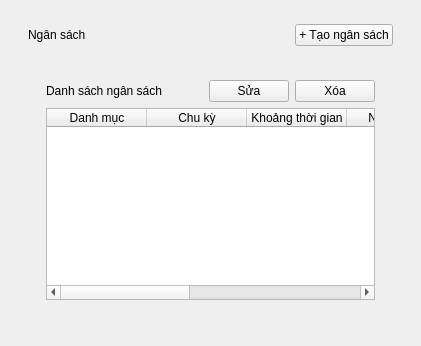
<?xml version="1.0" encoding="utf-8"?>
<ui version="4.0">
 <class>BudgetPage</class>
 <widget class="QWidget" name="BudgetPage">
  <layout class="QVBoxLayout" name="rootLayout">
   <property name="spacing">
    <number>16</number>
   </property>
   <property name="leftMargin">
    <number>28</number>
   </property>
   <property name="topMargin">
    <number>24</number>
   </property>
   <property name="rightMargin">
    <number>28</number>
   </property>
   <property name="bottomMargin">
    <number>28</number>
   </property>
   <item>
    <layout class="QHBoxLayout" name="headerLayout">
     <item>
      <widget class="QLabel" name="pageTitle">
       <property name="text">
        <string>Ngân sách</string>
       </property>
      </widget>
     </item>
     <item>
      <spacer name="headerSpacer">
       <property name="orientation">
        <enum>Qt::Horizontal</enum>
       </property>
       <property name="sizeHint">
        <size>
         <width>40</width>
         <height>20</height>
        </size>
       </property>
      </spacer>
     </item>
     <item>
      <widget class="QPushButton" name="addButton">
       <property name="text">
        <string>+ Tạo ngân sách</string>
       </property>
      </widget>
     </item>
    </layout>
   </item>
   <item>
    <widget class="QFrame" name="card">
     <layout class="QVBoxLayout" name="cardLayout">
      <property name="leftMargin">
       <number>18</number>
      </property>
      <property name="topMargin">
       <number>18</number>
      </property>
      <property name="rightMargin">
       <number>18</number>
      </property>
      <property name="bottomMargin">
       <number>18</number>
      </property>
      <item>
       <layout class="QHBoxLayout" name="actionsLayout">
        <item>
         <widget class="QLabel" name="sectionTitle">
          <property name="text">
           <string>Danh sách ngân sách</string>
          </property>
         </widget>
        </item>
        <item>
         <spacer name="actionSpacer">
          <property name="orientation">
           <enum>Qt::Horizontal</enum>
          </property>
          <property name="sizeHint">
           <size>
            <width>40</width>
            <height>20</height>
           </size>
          </property>
         </spacer>
        </item>
        <item>
         <widget class="QPushButton" name="editButton">
          <property name="text">
           <string>Sửa</string>
          </property>
         </widget>
        </item>
        <item>
         <widget class="QPushButton" name="deleteButton">
          <property name="text">
           <string>Xóa</string>
          </property>
         </widget>
        </item>
       </layout>
      </item>
      <item>
       <widget class="QTableWidget" name="table">
        <property name="editTriggers">
         <set>QAbstractItemView::NoEditTriggers</set>
        </property>
        <property name="selectionBehavior">
         <enum>QAbstractItemView::SelectRows</enum>
        </property>
        <property name="selectionMode">
         <enum>QAbstractItemView::SingleSelection</enum>
        </property>
        <property name="columnCount">
         <number>7</number>
        </property>
        <attribute name="verticalHeaderVisible">
         <bool>false</bool>
        </attribute>
        <column>
         <property name="text">
          <string>Danh mục</string>
         </property>
        </column>
        <column>
         <property name="text">
          <string>Chu kỳ</string>
         </property>
        </column>
        <column>
         <property name="text">
          <string>Khoảng thời gian</string>
         </property>
        </column>
        <column>
         <property name="text">
          <string>Ngân sách</string>
         </property>
        </column>
        <column>
         <property name="text">
          <string>Đã chi</string>
         </property>
        </column>
        <column>
         <property name="text">
          <string>Còn lại</string>
         </property>
        </column>
        <column>
         <property name="text">
          <string>Trạng thái</string>
         </property>
        </column>
       </widget>
      </item>
     </layout>
    </widget>
   </item>
  </layout>
 </widget>
 <resources />
 <connections />
</ui>
